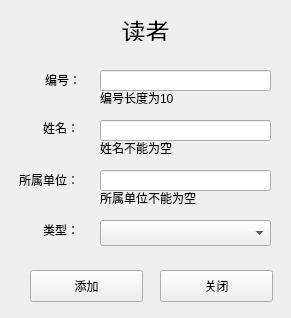
<?xml version="1.0" encoding="UTF-8"?>
<ui version="4.0">
 <class>AddReaderBord</class>
 <widget class="QWidget" name="AddReaderBord">
  <property name="geometry">
   <rect>
    <x>0</x>
    <y>0</y>
    <width>291</width>
    <height>318</height>
   </rect>
  </property>
  <property name="windowTitle">
   <string>Form</string>
  </property>
  <widget class="QLabel" name="label_4">
   <property name="geometry">
    <rect>
     <x>8</x>
     <y>170</y>
     <width>71</width>
     <height>20</height>
    </rect>
   </property>
   <property name="text">
    <string>所属单位：</string>
   </property>
   <property name="alignment">
    <set>Qt::AlignRight|Qt::AlignTrailing|Qt::AlignVCenter</set>
   </property>
  </widget>
  <widget class="QPushButton" name="btn_add">
   <property name="geometry">
    <rect>
     <x>30</x>
     <y>270</y>
     <width>113</width>
     <height>32</height>
    </rect>
   </property>
   <property name="text">
    <string>添加</string>
   </property>
  </widget>
  <widget class="QLabel" name="label_2">
   <property name="geometry">
    <rect>
     <x>0</x>
     <y>70</y>
     <width>81</width>
     <height>20</height>
    </rect>
   </property>
   <property name="text">
    <string>编号：</string>
   </property>
   <property name="alignment">
    <set>Qt::AlignRight|Qt::AlignTrailing|Qt::AlignVCenter</set>
   </property>
  </widget>
  <widget class="QLineEdit" name="tf_id">
   <property name="geometry">
    <rect>
     <x>100</x>
     <y>70</y>
     <width>171</width>
     <height>21</height>
    </rect>
   </property>
  </widget>
  <widget class="QComboBox" name="cb_type">
   <property name="geometry">
    <rect>
     <x>100</x>
     <y>220</y>
     <width>171</width>
     <height>26</height>
    </rect>
   </property>
  </widget>
  <widget class="QLineEdit" name="tf_name">
   <property name="geometry">
    <rect>
     <x>100</x>
     <y>120</y>
     <width>171</width>
     <height>21</height>
    </rect>
   </property>
  </widget>
  <widget class="QLabel" name="label_6">
   <property name="geometry">
    <rect>
     <x>8</x>
     <y>220</y>
     <width>71</width>
     <height>20</height>
    </rect>
   </property>
   <property name="text">
    <string>类型：</string>
   </property>
   <property name="alignment">
    <set>Qt::AlignRight|Qt::AlignTrailing|Qt::AlignVCenter</set>
   </property>
  </widget>
  <widget class="QLabel" name="label">
   <property name="geometry">
    <rect>
     <x>0</x>
     <y>20</y>
     <width>291</width>
     <height>21</height>
    </rect>
   </property>
   <property name="font">
    <font>
     <pointsize>18</pointsize>
    </font>
   </property>
   <property name="text">
    <string>读者</string>
   </property>
   <property name="alignment">
    <set>Qt::AlignCenter</set>
   </property>
  </widget>
  <widget class="QLabel" name="lb_idwarn">
   <property name="geometry">
    <rect>
     <x>100</x>
     <y>90</y>
     <width>181</width>
     <height>16</height>
    </rect>
   </property>
   <property name="text">
    <string>编号长度为10</string>
   </property>
  </widget>
  <widget class="QPushButton" name="btn_cancel">
   <property name="geometry">
    <rect>
     <x>160</x>
     <y>270</y>
     <width>113</width>
     <height>32</height>
    </rect>
   </property>
   <property name="text">
    <string>关闭</string>
   </property>
  </widget>
  <widget class="QLabel" name="lb_namewarn">
   <property name="geometry">
    <rect>
     <x>100</x>
     <y>140</y>
     <width>181</width>
     <height>16</height>
    </rect>
   </property>
   <property name="text">
    <string>姓名不能为空</string>
   </property>
  </widget>
  <widget class="QLabel" name="lb_departmentwarn">
   <property name="geometry">
    <rect>
     <x>100</x>
     <y>190</y>
     <width>181</width>
     <height>16</height>
    </rect>
   </property>
   <property name="text">
    <string>所属单位不能为空</string>
   </property>
  </widget>
  <widget class="QLineEdit" name="tf_department">
   <property name="geometry">
    <rect>
     <x>100</x>
     <y>170</y>
     <width>171</width>
     <height>21</height>
    </rect>
   </property>
  </widget>
  <widget class="QLabel" name="label_5">
   <property name="geometry">
    <rect>
     <x>20</x>
     <y>120</y>
     <width>59</width>
     <height>16</height>
    </rect>
   </property>
   <property name="text">
    <string>姓名：</string>
   </property>
   <property name="alignment">
    <set>Qt::AlignRight|Qt::AlignTrailing|Qt::AlignVCenter</set>
   </property>
  </widget>
 </widget>
 <resources/>
 <connections/>
</ui>
